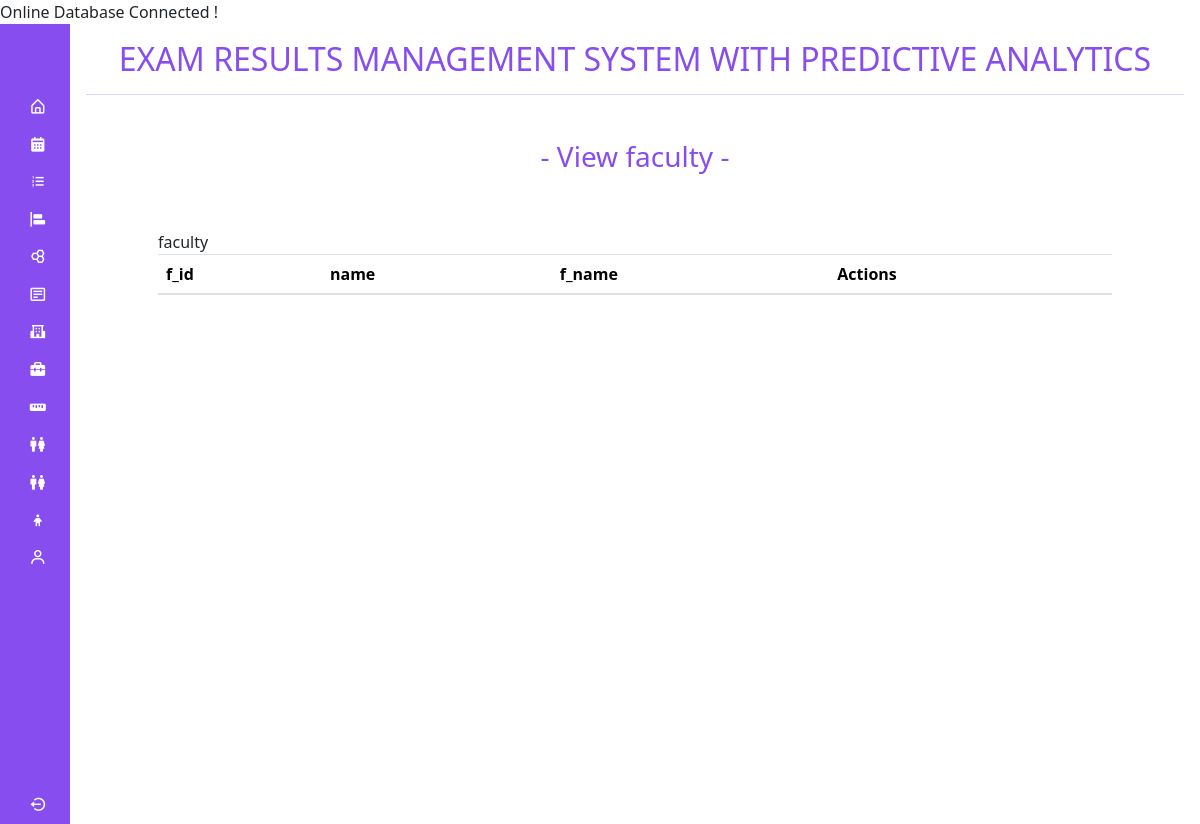
Before: /Dashboard/Sider.php?content=../pages/viewEdit.php&table=faculty with the older database file.
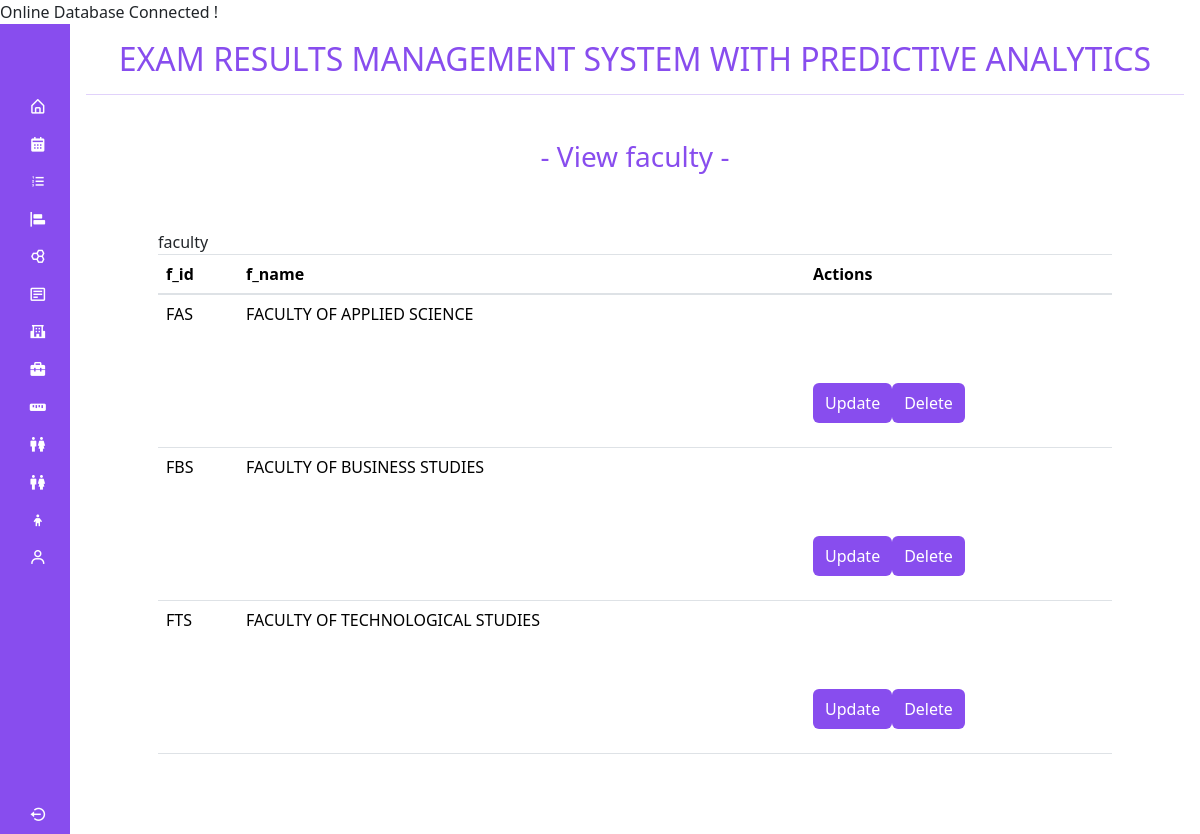
After: the same page with the newer database file.
### tables this page shows
CREATE TABLE `faculty` (
  `f_id` varchar(255) NOT NULL,
  `f_name` varchar(255) DEFAULT NULL
);

### function/fun.php (the view, shortened to what this page needs)
<?php
function tableViewEdit($conn, $query, $idcol, $i) {
  $result = $conn->query($query);
  if ($result === FALSE) {
      echo "Error: " . $conn->error;
  } else {
      echo '<table class="table bg-white">';
      echo '<thead class="bg-dark text-light">';
      echo '<tr>';
      while ($field = $result->fetch_field()) {
          echo '<th>' . htmlspecialchars($field->name) . '</th>';
      }
      echo '<th>Actions</th>';
      echo '</tr>';
      echo '</thead>';
      echo '<tbody>';
      $formCounter = 0;
      while ($row = $result->fetch_row()) {
          $formId = 'form' . $formCounter;
          echo '<tr>';
          foreach ($row as $cell) {
              echo '<td>' . htmlspecialchars($cell) . '</td>';
          }
          echo '<td><form id="' . $formId . '" action="" method="post">
                  <input type="hidden" name="id" value="' . htmlspecialchars($row[$i]) . '">
                  <input type="hidden" name="idcol" value="' . htmlspecialchars($idcol) . '">
                  <input type="hidden" name="action" id="action_' . $formId . '" value="">';
          echo '<button class="btn btn-primary" type="button" onclick="updateRecord(\'' . $formId . '\')">Update</button>';
          echo '<button class="btn btn-danger" type="button" onclick="confirmDelete(event, \'' . $formId . '\')">Delete</button>';
          echo '</form></td>';
          echo '</tr>';
          $formCounter++;
      }
      echo '</tbody>';
      echo '</table>';
  }
}
?>

### connection/conf.php (shortened to what this page needs)
<?php
	$conn=mysqli_connect(host,user,pwd,db);
	if($conn){
		echo "<div style='animation: blink 1s steps(1, end) infinite;'> Online Database Connected !</div>
				<style>@keyframes blink { 50% { opacity: 0; } }</style>";
	  }
	  else{
		die ("connection error : ".mysqli_connect_error());
	  }
?>

### Dashboard/Sider.php (shortened to what this page needs)
<?php
require_once '../connection/conf.php';
require_once '../function/fun.php';
?>
<!DOCTYPE html>
<html lang="en">
  <head>
    <link href="https://cdn.lineicons.com/4.0/lineicons.css" rel="stylesheet" />
    <link
      href="https://unpkg.com/boxicons@2.1.4/css/boxicons.min.css"
      rel="stylesheet"
    />
    <link rel="stylesheet" href="Sider.css" />
    <link
      href="https://cdn.jsdelivr.net/npm/bootstrap@5.3.3/dist/css/bootstrap.min.css"
      rel="stylesheet"
    />
  </head>
  <body>
    <div class="wrapper">
      <aside id="sidebar">
        <div class="d-flex">
          <button id="toggle-btn">
          </button>
        </div>
        <ul class="sidebar-nav">
          <li class="sidebar-item">
            <a href="?content=../pages/Home.php"
              class="sidebar-link">
              <i class="bx bx-home-alt me-2"></i>
            </a>
          </li>
          <li class="sidebar-item">
            <a
              href=""
              class="sidebar-link has-dropdown collapsed"
              data-bs-toggle="collapse"
              data-bs-target="#multi"
              aria-expanded="false"
              aria-controls="multi"
            >
              <i class="bx bxs-calendar me-2"></i>
            </a>
          </li>
          <li class="sidebar-item">
            <a
              href="#"
              class="sidebar-link has-dropdown collapsed"
              data-bs-toggle="collapse"
              data-bs-target="#assessment"
              aria-expanded="false"
              aria-controls="assessment"
            >
              <i class="bx bx-list-ol me-2"></i>
            </a>
          </li>
          <li class="sidebar-item">
            <a
              href="#"
              class="sidebar-link has-dropdown collapsed"
              data-bs-toggle="collapse"
              data-bs-target="#final"
              aria-expanded="false"
              aria-controls="final"
            >
              <i class="bx bxs-objects-horizontal-left me-2"></i>
            </a>
          </li>
          <li class="sidebar-item">
            <a href="?content=../pages/combo.php"
              class="sidebar-link">
              <i class='bx bx-hive'></i>
            </a>
          </li>
          <li class="sidebar-item">
            <a
              href="#"
              class="sidebar-link has-dropdown collapsed"
              data-bs-toggle="collapse"
              data-bs-target="#subject"
              aria-expanded="false"
              aria-controls="subject"
            >
            <i class='bx bx-detail'></i>
            </a>
          </li>
           <li class="sidebar-item">
            <a
              href="#"
              class="sidebar-link has-dropdown collapsed"
              data-bs-toggle="collapse"
              data-bs-target="#faculty"
              aria-expanded="false"
              aria-controls="faculty"
            >
              <i class="bx bxs-school"></i>
            </a>
          </li>
          <li class="sidebar-item">
            <a
              href="#"
              class="sidebar-link has-dropdown collapsed"
              data-bs-toggle="collapse"
              data-bs-target="#course"
              aria-expanded="false"
              aria-controls="course"
            >
            <i class='bx bxs-briefcase-alt-2'></i>
            </a>
          </li>
          <li class="sidebar-item">
            <a
              href="#"
              class="sidebar-link has-dropdown collapsed"
              data-bs-toggle="collapse"
              data-bs-target="#department"
              aria-expanded="false"
              aria-controls="department"
            >
            <i class='bx bxs-ruler'></i>
            </a>
          </li>
          <li class="sidebar-item">
            <a
              href="#"
              class="sidebar-link has-dropdown collapsed"
              data-bs-toggle="collapse"
              data-bs-target="#lecturer"
              aria-expanded="false"
              aria-controls="lecturer"
            >
            <i class="bx bx-male-female me-2"></i>
            </a>
          </li>
          <li class="sidebar-item">
            <a href="?content=../pages/Student.php"
              class="sidebar-link">
              <i class="bx bx-male-female me-2"></i>
            </a>
          </li>
          <li class="sidebar-item">
            <a href="?content=../pages/Student.php"
              class="sidebar-link">
              <i class='bx bx-child'></i>
            </a>
          </li>
          <li class="sidebar-item">
            <a href="?content=../pages/Profile.php"
              class="sidebar-link">
              <i class="bx bx-user me-2"></i>
            </a>
          </li>
        </ul>
        <div class="sidebar-footer">
          <a href="../index.php" class="sidebar-link">
            <i class="bx bx-log-out-circle me-2"></i>
          </a>
        </div>
      </aside>
      <div class="main p-3">
        <div class="top-bar text-center">
          <h2>EXAM RESULTS MANAGEMENT SYSTEM WITH PREDICTIVE ANALYTICS</h2>
          <hr />
        </div>
      <div class="content">
        <div class="container">
          <?php
                if(isset($_GET['content'])){
                    $contentPage=$_GET['content'];
                    if(file_exists($contentPage)){
                        include($contentPage);
                    }
                }else{
                }
            ?>
        </div>
        </div>
      </div>
    </div>
  </body>
</html>

### pages/viewEdit.php (shortened to what this page needs)
<?php
 $table=isset($_GET['table'])?$_GET['table']:NULL;
 $table1=isset($_GET['table1'])?$_GET['table1']:NULL;
?>
<!DOCTYPE html>
<html lang="en">
  <head>
    <link href="https://cdn.lineicons.com/4.0/lineicons.css" rel="stylesheet" />
    <link
      href="https://unpkg.com/boxicons@2.1.4/css/boxicons.min.css"
      rel="stylesheet"
    />
    <link rel="stylesheet" href="../Sidebar/Sider.css" />
    <link rel="stylesheet" href="../Style/AddIca.css" />
    <link href="https://maxcdn.bootstrapcdn.com/bootstrap/4.5.2/css/bootstrap.min.css" rel="stylesheet">
    <link
      href="https://cdn.jsdelivr.net/npm/bootstrap@5.3.3/dist/css/bootstrap.min.css"
      rel="stylesheet"
    />
  </head>
  <body>
          <div class="title text-center">
            <h3>- View <?php echo $table; ?> -</h3>
          </div>
          <div class="container">
          <section class="p-5">
            <div class="table-responsive" id="table">
              <?php
                  echo $table." ". $table1."<br>";
                  if($table=='faculty'){
                    $query=queryGenTable($table);
                    tableViewEdit($conn,$query,'f_id','0');
                  }
              ?>
          </div>
  </body>
</html>

### Dashboard/Sider.css (style rules this page uses)
a { text-decoration: none !important; font-weight: 400; font-size: 16px !important; }
li { list-style: none; }
body { font-family: "Poppins", sans-serif; }
.wrapper { display: flex; }
.main { min-height: 100vh; width: 100%; overflow: hidden; transition: all 0.35s ease-in-out; }
#sidebar { width: 70px; min-width: 70px; z-index: 1000; transition: all 0.25s ease-in-out; display: flex; flex-direction: column; background-color: #884dee; }
#toggle-btn { background-color: transparent; cursor: pointer; border: 0; padding: 1rem 1.5rem; }
.sidebar-nav { padding: 2rem 0; flex: 1 1 auto; }
a.sidebar-link { padding: 0.625rem 1.625rem; color: white; display: block; font-size: 0.9rem; white-space: nowrap; border-left: 3px solid transparent; }
.sidebar-link i { font-size: 1.1rem; margin-right: 0.75rem; }
.sidebar-item { position: relative; }
.top-bar { height: 100px; }
.top-bar h2 { color: #884dee; }
hr { color: #884dee !important; }

### #Sidebar/Sider.css (style rules this page uses)
a { text-decoration: none !important; font-weight: 400; font-size: 16px !important; }
li { list-style: none; }
body { font-family: "Poppins", sans-serif; }
.wrapper { display: flex; }
.main { min-height: 100vh; width: 100%; overflow: hidden; transition: all 0.35s ease-in-out; }
#sidebar { width: 70px; min-width: 70px; z-index: 1000; transition: all 0.25s ease-in-out; display: flex; flex-direction: column; background-color: #884dee; }
#toggle-btn { background-color: transparent; cursor: pointer; border: 0; padding: 1rem 1.5rem; }
.sidebar-nav { padding: 2rem 0; flex: 1 1 auto; }
a.sidebar-link { padding: 0.625rem 1.625rem; color: white; display: block; font-size: 0.9rem; white-space: nowrap; border-left: 3px solid transparent; }
.sidebar-link i { font-size: 1.1rem; margin-right: 0.75rem; }
.sidebar-item { position: relative; }
.top-bar { height: 100px; }
.top-bar h2 { color: #884dee; }
hr { color: #884dee !important; }

### Style/AddIca.css (style rules this page uses)
.title h3 { color: #884dee; }
.btn { background-color: #884dee !important; border: none !important; margin-top: 5rem !important; height: 40px !important; }

Changed rows visible on the page:
added faculty: f_id "FAS", f_name "FACULTY OF APPLIED SCIENCE"
added faculty: f_id "FBS", f_name "FACULTY OF BUSINESS STUDIES"
added faculty: f_id "FTS", f_name "FACULTY OF TECHNOLOGICAL STUDIES"
Other visible differences:
list line gone: "name"
